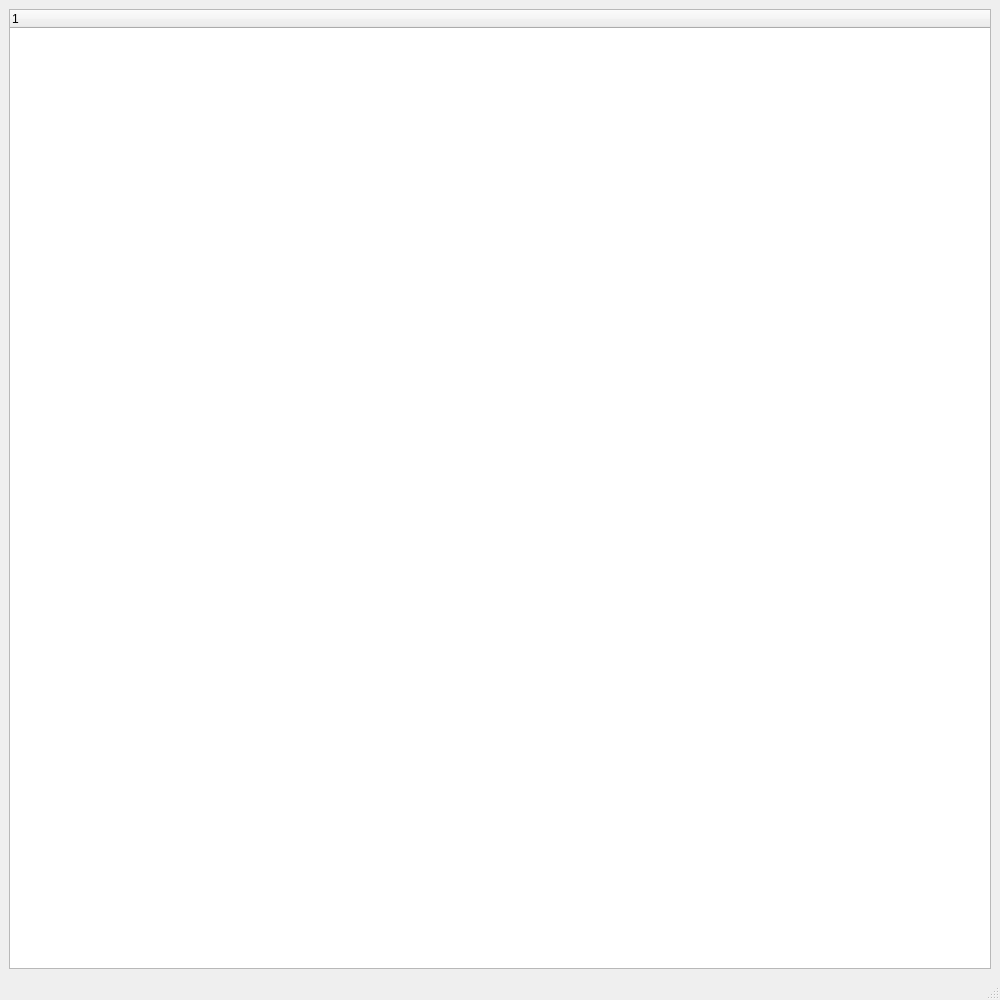
<?xml version="1.0" encoding="UTF-8"?>
<ui version="4.0">
 <class>MainWindow</class>
 <widget class="QMainWindow" name="MainWindow">
  <property name="geometry">
   <rect>
    <x>0</x>
    <y>0</y>
    <width>1000</width>
    <height>1000</height>
   </rect>
  </property>
  <property name="windowTitle">
   <string>MainWindow</string>
  </property>
  <widget class="QWidget" name="centralwidget">
   <layout class="QGridLayout" name="gridLayout">
    <item row="0" column="0">
     <widget class="QTreeWidget" name="tree_widget"/>
    </item>
   </layout>
  </widget>
  <widget class="QMenuBar" name="menubar">
   <property name="geometry">
    <rect>
     <x>0</x>
     <y>0</y>
     <width>1000</width>
     <height>22</height>
    </rect>
   </property>
  </widget>
  <widget class="QStatusBar" name="statusbar"/>
 </widget>
 <resources/>
 <connections/>
</ui>
